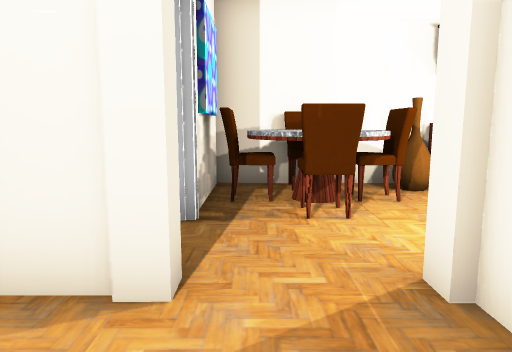
view 1 (above)

16 first-person views from a walk through a Unity game level. The camera is 1.2 m above the floor, tilts 8° down and sees 70° across. Doors are open. The floor is counted in squares, 1 m on a side. Each view is taken from the middle of a square. On the plan, view 1 faces up. The plan holds only what a view shows up to about 15 squares ahead; the rest is blank. The place goes on beyond the plan. The player is left out. Some surface patterns are stand-ins.

view 2
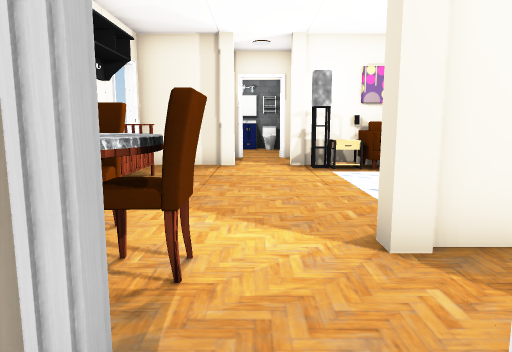

view 3
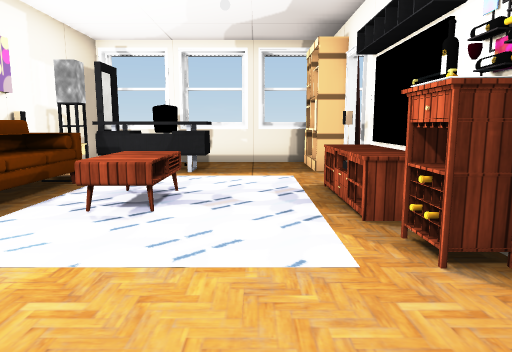

view 4
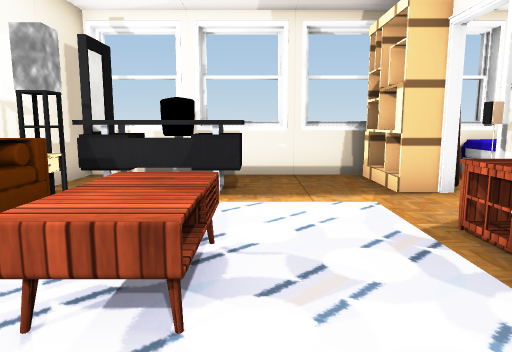

view 5
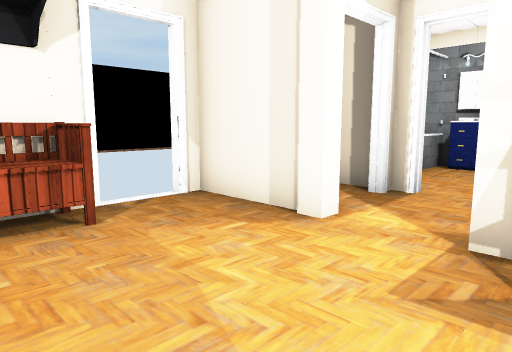

view 6
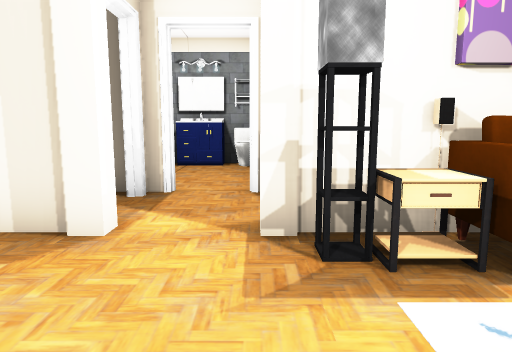

view 7
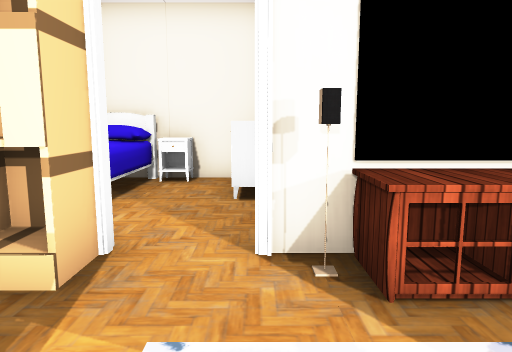

view 8
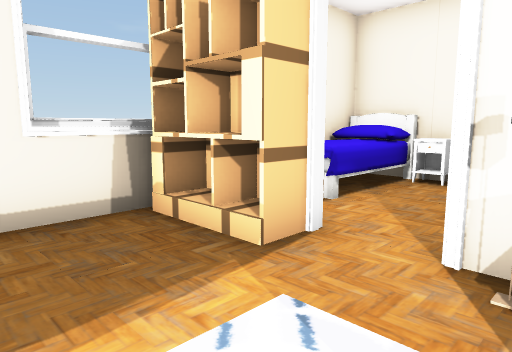

view 9
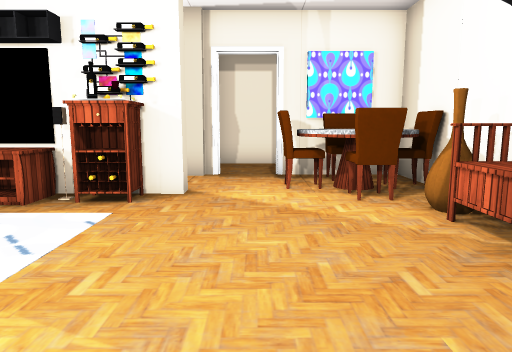

view 10
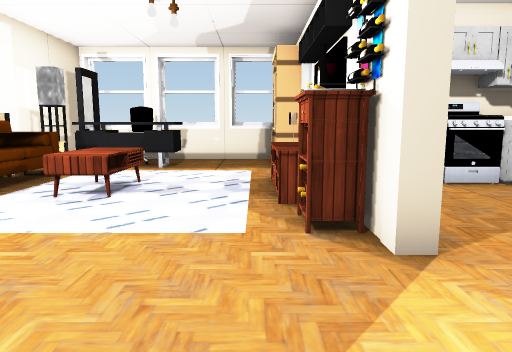

view 11
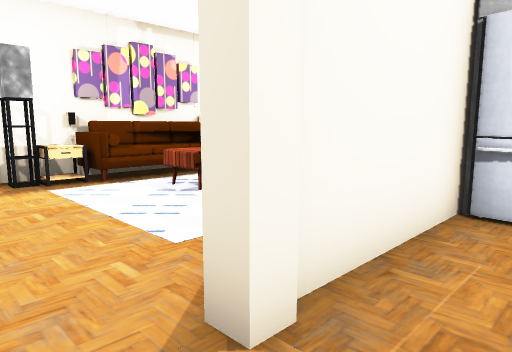

view 12
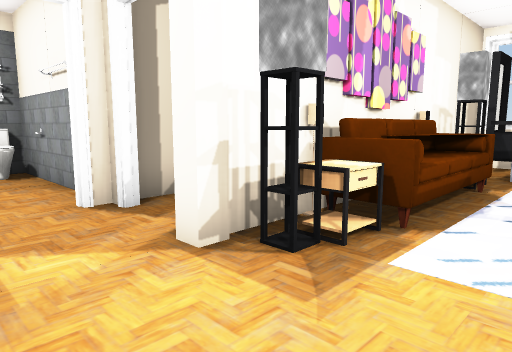

view 13
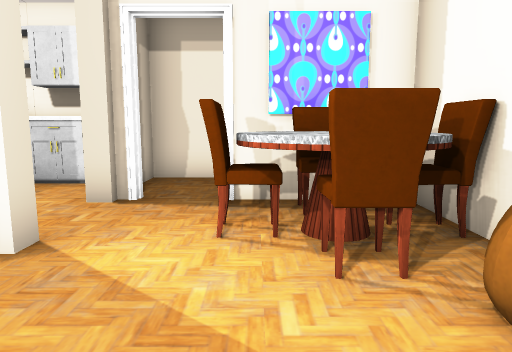

view 14
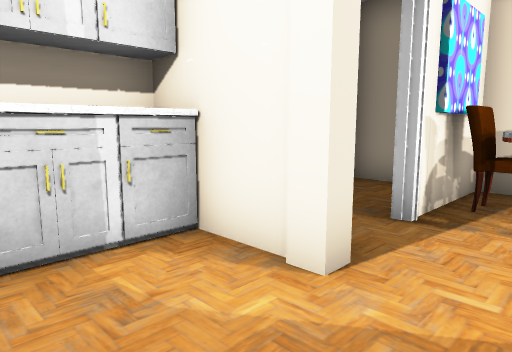

view 15
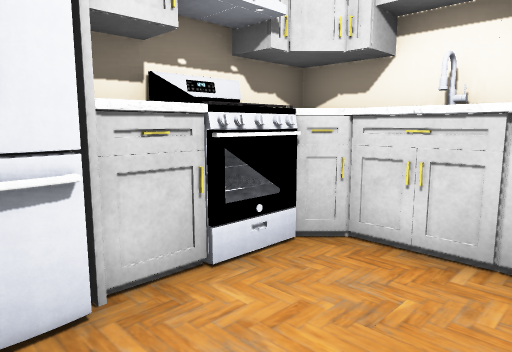

view 16
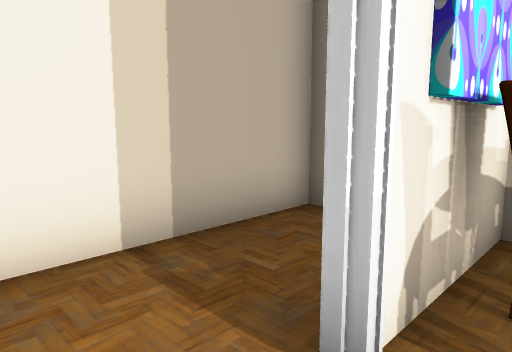

### Floor plan
Key: @ floor where view 1 was taken; # wall or solid block; . floor; D open door; = window, fence, low wall or low ledge; ^ raised ledge; C chair; B bench; T table; S sofa; A TV; H shelf; E bed; I cabinet; R dresser; F fridge; O other object.
Columns run from 3 left of view 1 to 17 right of it. Each row starts with its distance up from view 1.
  8 ###########D#
  7 #.# CTOBBBB.#
  6 #.#CTC......## #  =##
  5 #.#TCT......ODD#...I#
  4 #.D...........DD...I#
  3 ##O..O......ODDD##OO#
  2 ###.##.....T#D#
  1  #...O.   .T#
  0  #.@.TT  T.S#
 -1 ##OFFAT  T.S#
 -2 ##OIITT .T.S#
 -3 RRR.DD. . .T#
 -4 #...DD..OOO^#
 -5 EE#E#H..^OOO#
 -6 EEEE H...OOO#
 -7 #############

Positions as (right, up) in squares from view 1, and headings:
1: (0, 0), facing up
2: (-2, 4), facing right
3: (4, 5), facing down
4: (5, 2), facing down
5: (5, 2), facing up-right
6: (5, 3), facing right
7: (5, -3), facing left
8: (5, -2), facing down-left
9: (8, 4), facing left
10: (3, 6), facing down
11: (0, 4), facing down-right
12: (6, 5), facing down-right
13: (5, 5), facing left
14: (1, 0), facing up-left
15: (1, 1), facing down-left
16: (0, 3), facing up-left
